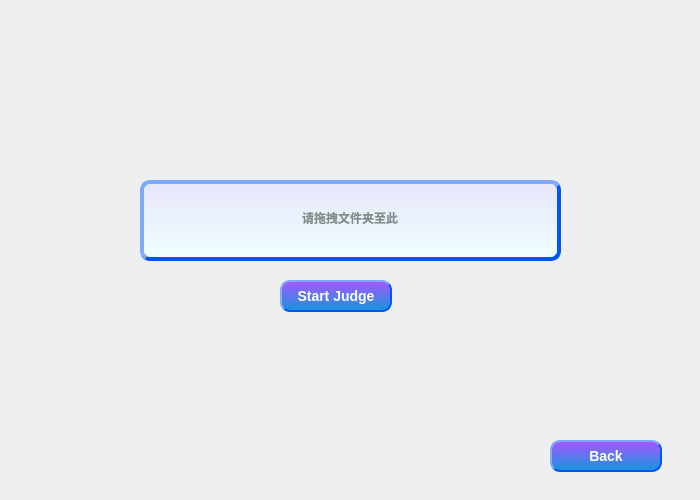
<?xml version="1.0" encoding="UTF-8"?>
<ui version="4.0">
 <class>JudgePage</class>
 <widget class="QWidget" name="JudgePage">
  <property name="geometry">
   <rect>
    <x>0</x>
    <y>0</y>
    <width>700</width>
    <height>500</height>
   </rect>
  </property>
  <property name="windowTitle">
   <string>Form</string>
  </property>
  <widget class="QLineEdit" name="FileToHere">
   <property name="geometry">
    <rect>
     <x>140</x>
     <y>180</y>
     <width>421</width>
     <height>81</height>
    </rect>
   </property>
   <property name="styleSheet">
    <string notr="true">color:#838B8B; /*文字颜色*/
    background-color:qlineargradient(x1: 0, y1: 0, x2: 0, y2: 1, stop:0 #E6E6FA, stop: 1 #F0FFFF);
    border-style:outset; /*边框风格*/
    border-width:4px;/*边框宽度*/
    border-color:#0055ff; /*边框颜色*/
    border-radius:10px; /*边框倒角*/
    font:bold 12px; /*字体*/
    font-family: Segoe UI;
    min-width:100px;/*控件最小宽度*/
    min-height:20px;/*控件最小高度*/
    padding:4px;/*内边距*/
</string>
   </property>
   <property name="text">
    <string>请拖拽文件夹至此</string>
   </property>
   <property name="alignment">
    <set>Qt::AlignCenter</set>
   </property>
  </widget>
  <widget class="QPushButton" name="pushButton">
   <property name="geometry">
    <rect>
     <x>280</x>
     <y>280</y>
     <width>112</width>
     <height>32</height>
    </rect>
   </property>
   <property name="styleSheet">
    <string notr="true">QPushButton
{
    color:#ffffff; /*文字颜色*/
    background-color:qlineargradient(x1: 0, y1: 0, x2: 0, y2: 1, stop:0 #aa55ff, stop: 1 #1296db);/*背景色*/
    border-style:outset; /*边框风格*/
    border-width:2px;/*边框宽度*/
    border-color:#0055ff; /*边框颜色*/
    border-radius:10px; /*边框倒角*/
    font:bold 14px; /*字体*/
    font-family: Segoe UI;
    min-width:100px;/*控件最小宽度*/
    min-height:20px;/*控件最小高度*/
    padding:4px;/*内边距*/
}
QPushButton:hover
{
    color:#ffffff; /*文字颜色*/
    background-color:qlineargradient(x1: 0, y1: 0, x2: 0, y2: 1, stop:0 #ff55ff, stop: 1 #1296db);/*背景色*/
    border-style:outset; /*边框风格*/
    border-width:2px;/*边框宽度*/
    border-color:#0055ff; /*边框颜色*/
    border-radius:10px; /*边框倒角*/
    font:bold 14px; /*字体*/
    font-family: Segoe UI;
    min-width:100px;/*控件最小宽度*/
    min-height:20px;/*控件最小高度*/
    padding:4px;/*内边距*/
}
QPushButton:pressed
{
    color:#ffffff; /*文字颜色*/
    background-color:qlineargradient(x1: 0, y1: 0, x2: 0, y2: 1, stop:0 #ff55ff, stop: 1 #EE0000);/*背景色*/
    border-style:outset; /*边框风格*/
    border-width:2px;/*边框宽度*/
    border-color:#0055ff; /*边框颜色*/
    border-radius:10px; /*边框倒角*/
    font:bold 14px; /*字体*/
    font-family: Segoe UI;
    min-width:100px;/*控件最小宽度*/
    min-height:20px;/*控件最小高度*/
    padding:4px;/*内边距*/
}</string>
   </property>
   <property name="text">
    <string>Start Judge</string>
   </property>
  </widget>
  <widget class="QPushButton" name="CloseBtn">
   <property name="geometry">
    <rect>
     <x>550</x>
     <y>440</y>
     <width>112</width>
     <height>32</height>
    </rect>
   </property>
   <property name="styleSheet">
    <string notr="true">QPushButton
{
    color:#ffffff; /*文字颜色*/
    background-color:qlineargradient(x1: 0, y1: 0, x2: 0, y2: 1, stop:0 #aa55ff, stop: 1 #1296db);/*背景色*/
    border-style:outset; /*边框风格*/
    border-width:2px;/*边框宽度*/
    border-color:#0055ff; /*边框颜色*/
    border-radius:10px; /*边框倒角*/
    font:bold 14px; /*字体*/
    font-family: Segoe UI;
    min-width:100px;/*控件最小宽度*/
    min-height:20px;/*控件最小高度*/
    padding:4px;/*内边距*/
}
QPushButton:hover
{
    color:#ffffff; /*文字颜色*/
    background-color:qlineargradient(x1: 0, y1: 0, x2: 0, y2: 1, stop:0 #ff55ff, stop: 1 #1296db);/*背景色*/
    border-style:outset; /*边框风格*/
    border-width:2px;/*边框宽度*/
    border-color:#0055ff; /*边框颜色*/
    border-radius:10px; /*边框倒角*/
    font:bold 14px; /*字体*/
    font-family: Segoe UI;
    min-width:100px;/*控件最小宽度*/
    min-height:20px;/*控件最小高度*/
    padding:4px;/*内边距*/
}
QPushButton:pressed
{
    color:#ffffff; /*文字颜色*/
    background-color:qlineargradient(x1: 0, y1: 0, x2: 0, y2: 1, stop:0 #ff55ff, stop: 1 #aa00ff);/*背景色*/
    border-style:outset; /*边框风格*/
    border-width:2px;/*边框宽度*/
    border-color:#0055ff; /*边框颜色*/
    border-radius:10px; /*边框倒角*/
    font:bold 14px; /*字体*/
    font-family: Segoe UI;
    min-width:100px;/*控件最小宽度*/
    min-height:20px;/*控件最小高度*/
    padding:4px;/*内边距*/
}</string>
   </property>
   <property name="text">
    <string>Back</string>
   </property>
  </widget>
 </widget>
 <resources/>
 <connections/>
</ui>
